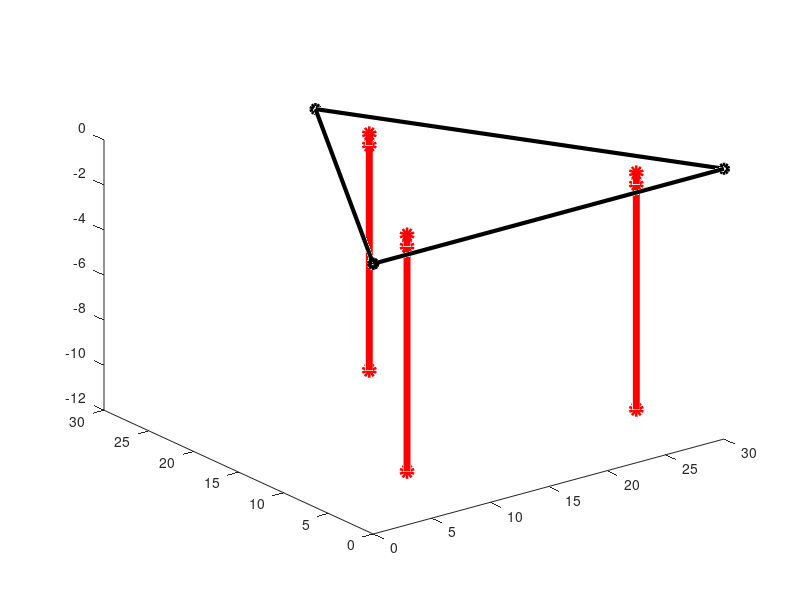

Write the MATLAB code that produced this figure.
%stationary phase
platept_1 = [0,0,0,1]'
platept_2 = [30,0,0,1]'
platept_3 = [15,30*sin(pi/3),0,1]'
x1=platept_1(1);
y1=platept_1(2);
z1=platept_1(3);
x2=platept_2(1);
y2=platept_2(2);
z2=platept_2(3);
x3=platept_3(1);
y3=platept_3(2);
z3=platept_3(3);
hippt_1 = [6*cos(pi/6),6*sin(pi/6),0,1]'
hippt_2 = [30-6*cos(pi/6),6*sin(pi/6),0,1]'
hippt_3 = [15,30*sin(pi/3)-6,0,1]'
x4=hippt_1(1);
y4=hippt_1(2);
z4=hippt_1(3);
x5=hippt_2(1);
y5=hippt_2(2);
z5=hippt_2(3);
x6=hippt_3(1);
y6=hippt_3(2);
z6=hippt_3(3);
footpt_1 = [6*cos(pi/6),6*sin(pi/6),-10.5,1]'
footpt_2 = [30-6*cos(pi/6),6*sin(pi/6),-10.5,1]'
footpt_3 = [15,30*sin(pi/3)-6,-10.5,1]'
sprpt_1 = [6*cos(pi/6),6*sin(pi/6),-0.5,1]'
sprpt_2 = [30-6*cos(pi/6),6*sin(pi/6),-0.5,1]'
sprpt_3 = [15,30*sin(pi/3)-6,-0.5,1]'
x7=footpt_1(1);
y7=footpt_1(2);
z7=footpt_1(3);
x8=footpt_2(1);
y8=footpt_2(2);
z8=footpt_2(3);
x9=footpt_3(1);
y9=footpt_3(2);
z9=footpt_3(3);
x10=sprpt_1(1);
y10=sprpt_1(2);
z10=sprpt_1(3);
x11=sprpt_2(1);
y11=sprpt_2(2);
z11=sprpt_2(3);
x12=sprpt_3(1);
y12=sprpt_3(2);
z12=sprpt_3(3);
X=[x1,x2,x3,x1];
Y=[y1,y2,y3,y1];
Z=[z1,z2,z3,z1];
plot3(X,Y,Z,'k-o','LineWidth',3)
hold on
%plot3([x1,x3],[y1,y3],[z1,z3],'k-o','LineWidth',3)
plot3([x4,x10,x7],[y4,y10,y7],[z4,z10,z7],'r-o','LineWidth',5)
plot3([x5,x11,x8],[y5,y11,y8],[z5,z11,z8],'r-o','LineWidth',5)
plot3([x6,x12,x9],[y6,y12,y9],[z6,z12,z9],'r-o','LineWidth',5)